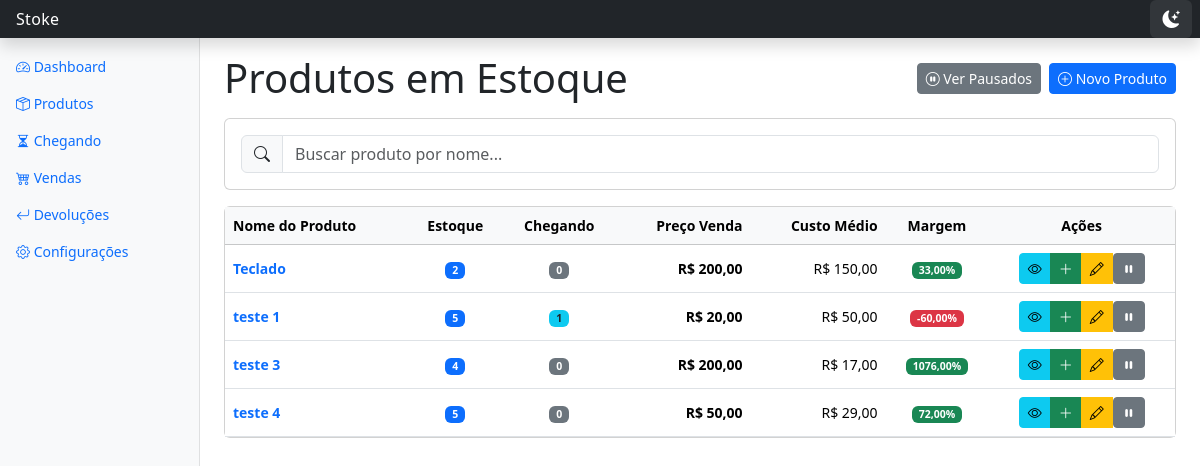
Page /produtos/ on the earlier database version.
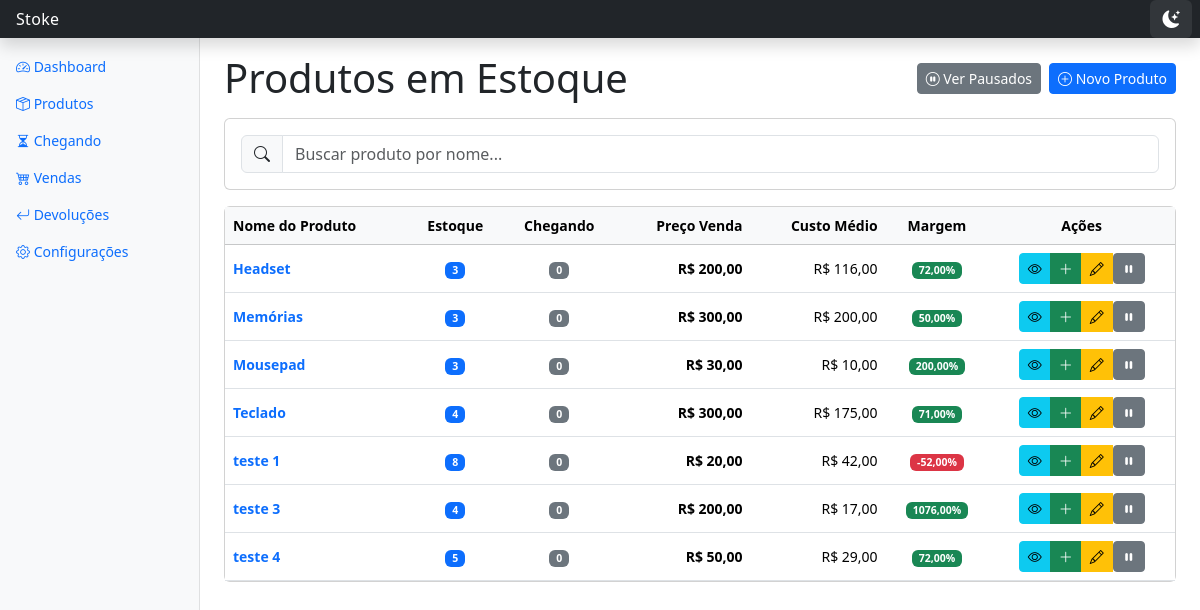
Same page on the later database version.
### inventario/models.py (models this page shows, shortened)
class Produto(models.Model):
    nome = models.CharField(max_length=255)
    descricao = models.TextField(blank=True, null=True)
    imagem = models.ImageField(upload_to='produtos/', blank=True, null=True)
    ativo = models.BooleanField(default=True)
    fornecedor = models.ForeignKey(Fornecedor, on_delete=models.PROTECT, related_name='produtos', null=True, blank=True)
    preco_venda = models.DecimalField('Preço de Venda', max_digits=10, decimal_places=2, null=True, blank=True)
    @property
    def quantidade_chegando(self):
        from django.db.models import Sum as SumAgg
        ProdutoCh = self.__class__.__module__.split('.')[0]
        try:
            return ProdutoChegando.objects.filter(
                nome__iexact=self.nome,
                incluido_estoque=False
            ).aggregate(total=SumAgg('quantidade'))['total'] or 0
        except:
            return 0

### inventario/views.py (the view)
# urls.py: path('produtos/', views.listar_produtos, name='listar_produtos'),
def listar_produtos(request):
    status = request.GET.get('status', 'ativos')
    query = request.GET.get('q', '') # Adiciona a busca
    config = Configuracao.objects.first()
    if status == 'pausados':
        produtos_list = Produto.objects.filter(ativo=False)
        titulo = "Produtos Pausados"
        status_atual = 'pausados'
    else:
        produtos_list = Produto.objects.filter(ativo=True)
        titulo = "Produtos em Estoque"
        status_atual = 'ativos'
    if query:
        produtos_list = produtos_list.filter(nome__icontains=query)
    produtos = produtos_list.annotate(
        quantidade_total_agg=Sum('lotes__quantidade_atual'),
        custo_total=Sum(F('lotes__quantidade_atual') * F('lotes__preco_compra'))
    ).annotate(
        custo_medio_ponderado_agg=Case(
            When(quantidade_total_agg__gt=0, then=F('custo_total') / F('quantidade_total_agg')),
            default=Value(0),
            output_field=fields.DecimalField(max_digits=10, decimal_places=2)
        )
    ).annotate(
        margem_lucro_agg=Case(
            When(custo_medio_ponderado_agg__gt=0, then=ExpressionWrapper(
                (F('preco_venda') - F('custo_medio_ponderado_agg')) * 100 / F('custo_medio_ponderado_agg'),
                output_field=fields.DecimalField(max_digits=5, decimal_places=2)
            )),
            default=Value(None),
            output_field=fields.DecimalField(max_digits=5, decimal_places=2, null=True)
        )
    ).order_by('nome')
    context = {
        'produtos': produtos,
        'titulo': titulo,
        'config': config,
        'status_atual': status_atual,
        'query_atual': query, # Passa a query para o template
    }
    return render(request, 'inventario/listar_produtos.html', context)

### inventario/templates/inventario/listar_produtos.html (shortened to what the changed rows need)
{% extends 'inventario/base.html' %}
{% block content %}
<div class="row align-items-center mb-3">
    <div class="col-12 col-md-6">
        <h1 class="mb-2 mb-md-0">{{ titulo }}</h1>
    </div>
</div>
<div class="card d-none d-lg-block">
    <div class="card-body p-0">
        <div class="table-responsive">
            <table class="table table-hover mb-0">
                <thead class="table-light">
                    <tr>
                        <th>Nome do Produto</th>
                        <th class="text-center">Estoque</th>
                        <th class="text-center">Chegando</th>
                        <th class="text-end">Preço Venda</th>
                        <th class="text-end">Custo Médio</th>
                        <th class="text-center">Margem</th>
                        <th class="text-center">Ações</th>
                    </tr>
                </thead>
                <tbody id="produtos-tbody-desktop">
                    {% for produto in produtos %}
                        <tr class="align-middle">
                            <td>
                                <a href="{% url 'inventario:detalhar_produto' pk=produto.pk %}" class="fw-semibold text-decoration-none">
                                    {{ produto.nome }}
                                </a>
                            </td>
                            <td class="text-center">
                                <span class="badge bg-primary">{{ produto.quantidade_total_agg|default:"0" }}</span>
                            </td>
                            <td class="text-center">
                                {% with chegando=produto.quantidade_chegando|default:0 %}
                                    {% if chegando > 0 %}
                                        <span class="badge bg-info text-dark">{{ chegando }}</span>
                                    {% else %}
                                        <span class="badge bg-secondary">0</span>
                                    {% endif %}
                                {% endwith %}
                            </td>
                            <td class="text-end fw-bold">R$ {{ produto.preco_venda|floatformat:2 }}</td>
                            <td class="text-end">R$ {{ produto.custo_medio_ponderado_agg|floatformat:2|default:"0.00" }}</td>
                            <td class="text-center">
                                {% if produto.margem_lucro_agg is not None %}
                                    <span class="badge {% if config and produto.margem_lucro_agg < config.margem_lucro_ideal %}bg-danger{% else %}bg-success{% endif %}">
                                        {{ produto.margem_lucro_agg|floatformat:2 }}%
                                    </span>
                                {% else %}
                                    <span class="badge bg-secondary">N/A</span>
                                {% endif %}
                            </td>
                            <td class="text-center">
                                <div class="btn-group" role="group">
                                    <a href="{% url 'inventario:detalhar_produto' pk=produto.pk %}" class="btn btn-sm btn-info" title="Detalhes"><i class="bi bi-eye"></i></a>
                                    <a href="{% url 'inventario:adicionar_estoque' pk=produto.pk %}" class="btn btn-sm btn-success" title="Adicionar Lote"><i class="bi bi-plus-lg"></i></a>
                                    <a href="{% url 'inventario:editar_produto' pk=produto.pk %}" class="btn btn-sm btn-warning" title="Editar"><i class="bi bi-pencil"></i></a>
                                    {% if produto.ativo %}
                                        <form action="{% url 'inventario:pausar_produto' pk=produto.pk %}" method="post" class="d-inline" onsubmit="return confirm('Tem certeza que deseja pausar este produto?');">
                                            <button type="submit" class="btn btn-sm btn-secondary" title="Pausar"><i class="bi bi-pause-fill"></i></button>
                                        </form>
                                    {% endif %}
                                </div>
                            </td>
                        </tr>
                    {% endfor %}
                </tbody>
            </table>
        </div>
    </div>
</div>
{% endblock %}

Differences in the rows shown:
added Produto: nome "Headset", quantidade_total_agg "3", shows "0", preco_venda "200,00", custo_medio_ponderado_agg "116,00", margem_lucro_agg "72,00", ativo True (drawn)
added Produto: nome "Memórias", quantidade_total_agg "3", shows "0", preco_venda "300,00", custo_medio_ponderado_agg "200,00", margem_lucro_agg "50,00", ativo True (drawn)
added Produto: nome "Mousepad", quantidade_total_agg "3", shows "0", preco_venda "30,00", custo_medio_ponderado_agg "10,00", margem_lucro_agg "200,00", ativo True (drawn)
changed Produto "Teclado": quantidade_total_agg "2" → "4"; preco_venda "200,00" → "300,00"; custo_medio_ponderado_agg "150,00" → "175,00"; margem_lucro_agg "33,00" → "71,00"
shown differently, row unchanged: Produto "teste 1": quantidade_total_agg "5" → "8"; custo_medio_ponderado_agg "50,00" → "42,00"; margem_lucro_agg "-60,00" → "-52,00"; produto "1" → (not shown); now shows "0"
